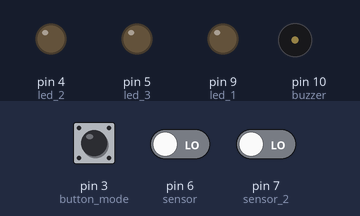
Recording of a sketch running on a simulated Arduino Uno, built with avr-gcc and run on an emulated ATmega328P. Shown: output pins drawn as LEDs (lit = HIGH), buzzer (waves = sounding, pin HIGH). The test bench sets the inputs (shaded band); at power-on: pin 3 (button_mode) LOW, pin 6 (sensor) LOW, pin 7 (sensor_2) LOW.

Above: at 1.2 s.
1.3 s: pin 3 (button_mode) pulled HIGH for 0.25 s
At 2.4 s:
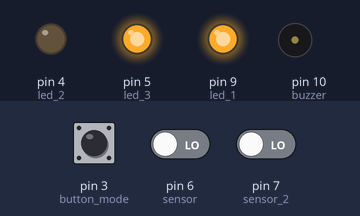
Timing chart, 0 to 4.3 s (numbered marks = the images above; inputs shaded):
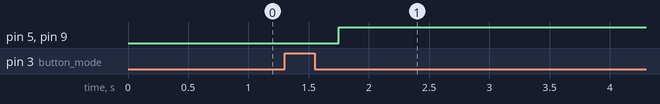

The sketch:

sensor_led_on_off_2.ino
```cpp
#define button_mode 3
#define led_2 4
#define led_3 5
#define sensor 6
#define sensor_2 7
#define button_1 8
#define led_1 9
#define buzzer 10

int previous = LOW;
int state;
int present = LOW;
int present_2 = LOW;
int readingmode = LOW;
int reading;
int k = HIGH, n;
int m = 1;
int kon = LOW;
int X = LOW;
int state_1 = LOW;
int state_2 = LOW;
int add;
int breaker = HIGH;
int a, out;

// ==========================================================

void setup() {
  // put your setup code here, to run once:
  pinMode(button_1, INPUT);
  pinMode(sensor, INPUT);
  pinMode(sensor_2, INPUT);
  pinMode(led_1, OUTPUT);
  pinMode(buzzer, OUTPUT);
  pinMode(led_2, OUTPUT);
  pinMode(led_3, OUTPUT);
  pinMode(button_mode, INPUT);
  Serial.begin(9600);

}

// ==============================================================


void selectMode(){
  do{
    readingmode = digitalRead(button_mode);  // choose Mode: 1 or 2
    if(readingmode == HIGH && kon == LOW){
        state_1 = !state_1;
        state_2 = !state_2;
        m = !m;
        breaker = !breaker;
    }
    kon = readingmode;
  }while(readingmode == HIGH);
}

// ==============================================================================

void mode1 (){
  do{
      digitalWrite(led_1, state_1);
      digitalWrite(led_2, state_2);

      chooseMode_2();

      reading = digitalRead(button_1);
      if(reading == HIGH && previous == LOW){
        state = !state;
      }

      digitalWrite(led_3, state);
      delay(100);
      previous = reading;
    }while( m == 0);                       // if m = 2 stop Mode 1 ; come in Mode 2

      digitalWrite(led_3, LOW);           // if stop Mode 1 , led_3 off
}

// ==================================================================

void mode2 (){
  do{
      digitalWrite(led_2 ,state_2);   // state Mode
      digitalWrite(led_1, state_1);

      do{
        chooseMode_1();                    // if button_Mode = HIGH : STOP MODE 2; COME IN MODE 1

      }while(readingmode == HIGH);

      state = LOW;
      present = LOW;

      do{
        n = 6;
        present = digitalRead(sensor);     // sensor out room

        if( present == HIGH)
          add = 1;

        present_2 = digitalRead(sensor_2);
        if( present_2 == HIGH && add == 1){
          if(state == LOW){
            state = HIGH;
            n = 5;
            add = 0;
          }
        }

        digitalWrite(led_3, state);

        if( n == 5){
          tone(buzzer, 925, 225);
          delay(1000);
        }
      } while (add == 1);

      out = 0;
      k = HIGH;
      n = 0;
      a = LOW;
      present = LOW;

   if ( state = HIGH){
    do{
      if( a == LOW ){

        do {
          present_2 = digitalRead(sensor_2);      // sensor in room
          delay(200);

          if(present_2 == HIGH && a == LOW){
            do{
              chooseMode_1();                     // if button_Mode = HIHG, stop mode 2 ; come in mode 1
              } while (readingmode == HIGH);
            }

           }while( present_2 == HIGH);

          present_2 = LOW;
      }

        a = HIGH;
        delay(100);

        do{
          chooseMode_1();             // if button_Mode = HIGH, stop mode 2 ; come in mode 1
        } while ( readingmode == HIGH);

        present_2 = digitalRead(sensor_2);      // sensor in room
        if(present_2 == HIGH){
          out = 1;
        }

        present = digitalRead(sensor);         // sensor out room
        if( present == HIGH && out == 1){
          k = LOW;                          // led_3 off or on
        }

        delay(100);
        n++;

     if(n == 40){

        tone(buzzer, 988, 250);
        delay(400);

        do{
          chooseMode_1();

        }while(readingmode == HIGH);

        tone(buzzer, 880, 250);
        delay(400);

        do{
          chooseMode_1();
        }while(readingmode == HIGH);

        tone(buzzer, 784, 1000);
        delay(1000);

        do{
          chooseMode_1();
        }while(readingmode == HIGH);

        tone(buzzer, 784, 1000);
        delay(1000);
      }

    }  while (k == HIGH && n <= 60);
  }

   digitalWrite(led_3, LOW);

   do{
    present = digitalRead(sensor);       // sensor out room
     } while (present == HIGH);

   delay(100);

   } while (m == 1);            // if m = 1 is Mode 2 off

    digitalWrite( led_3, LOW );     // if stop Mode 2 is led_3 off

}

// ======================================================

void chooseMode_1(){
  readingmode = digitalRead(button_mode);     // if readingmode = HIGH; stop Mode2 come in Mode 1
  if(readingmode == HIGH && kon == LOW ){
    m = 0;
    k = LOW;
    state_1 = HIGH;
    state_2 = LOW;
  }
}

// =====================================================

void chooseMode_2(){
  do{
        readingmode = digitalRead(button_mode);         // if readingmode = high; stop mode 1 come in mode 2
        if (readingmode = HIGH && kon == LOW){
          m = 1;
          state_1 = LOW;
          state_2 = HIGH;

        }
    }while(readingmode == HIGH);
}

// %%%%%%%%%%%%%%%%%%%%%%%%%%%%%%%%%%%%%%%%%%%%%%%%%%%%%%%%%%%%%

void loop() {
  // put your main code here, to run repeatedly:

  X = LOW;
  state = LOW;
  reading = LOW;

  selectMode();  // Mode 1 or 2

  digitalWrite(led_3, breaker);


  switch(m){
    case 0:               // come in mode 1 if m = 1

    mode1();

    case 1:                               // come in Mode 2

    mode2();
  }

}
```

Measured:
- after the input at 1.3 s, pin 5 (led_3), pin 9 (led_1): LOW → HIGH after 0.45 s
